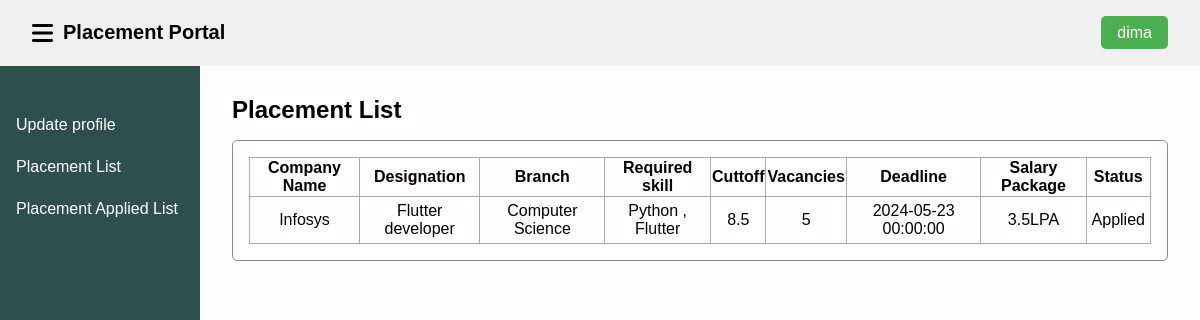
/applied_placements (signed in), run on the app's committed database.
### app.py (models this page shows)
class ApplyPlacement(db.Model):
    id = db.Column(db.Integer, primary_key=True)
    student_name = db.Column(db.String(100), nullable=False)
    company_name = db.Column(db.String(100), nullable=False)
    designation = db.Column(db.String(100), nullable=False)
    branch = db.Column(db.String(15), nullable=False)
    rskill = db.Column(db.String(100), nullable=False)
    cutoff = db.Column(db.String(200), nullable=False)
    vacancies = db.Column(db.String(200), nullable=False)
    date_of_drive = db.Column(db.DateTime, nullable=False, default=datetime.utcnow)
    salary_package = db.Column(db.String(20), nullable=False)
    eligibility=db.Column(db.String(20), nullable=False)
    status = db.Column(db.String(50), nullable=True)  # Nullable string column for status

### app.py (the view)
@app.route('/applied_placements')
def applied_placements():
    username = session.get('username')
    if username:
        user = User.query.filter_by(username=username).first()
        if user:
            student_name = user.student_name
            applied_placements = ApplyPlacement.query.filter_by(student_name=student_name).all()
            return render_template('apply_plac.html', username=username, applied_placements=applied_placements)
        else:
            flash("User not found!")
            return redirect('/student-login')
    else:
        flash("Please login first!")
        return redirect('/student-login')

### templates/apply_plac.html (shortened to what this page needs)
{% extends 'base_stu.html' %}
{% block head %}
<link rel="stylesheet" href="{{ url_for( 'static' , filename = 'css/style_student.css' ) }}">
{% endblock %}
{% block body %}
<main>
    <h2>Placement List</h2>
    <section id="placement-details">
        {% if applied_placements %}
        <table id="placement-table">
            <thead>
                <tr>
                    <th>Company Name</th>
                    <th>Designation</th>
                    <th>Branch</th>
                    <th>Required skill</th>
                    <th>Cuttoff</th>
                    <th>Vacancies</th>
                    <th>Deadline</th>
                    <th>Salary Package</th>
                    <th>Status</th>
                </tr>
            </thead>
            <tbody>
                {% for applied_placement in applied_placements %}
                <tr>
                    <td>{{ applied_placement.company_name }}</td>
                    <td>{{ applied_placement.designation }}</td>
                    <td>{{ applied_placement.branch }}</td>
                    <td>{{ applied_placement.rskill }}</td>
                    <td>{{ applied_placement.cutoff }}</td>
                    <td>{{ applied_placement.vacancies }}</td>
                    <td>{{ applied_placement.date_of_drive }}</td>
                    <td>{{ applied_placement.salary_package }}</td>
                    <td>{{ applied_placement.status }}</td>
                </tr>
                {% endfor %}
            </tbody>
        </table>
        {% else %}
        <p>No placements applied.</p>
        {% endif %}
    </section>
</main>
{% endblock %}

### static/css/style_student.css (style rules this page uses)
body { font-family: sans-serif; margin: 0; padding: 0; background-color: #fffdfdfa; }
main { margin-left: 200px; padding: 1rem 2rem; margin-top: 60px; }
section { margin-bottom: 1rem; padding: 1rem; border: 1px solid #8b8989; border-radius: 5px; }
h2 { margin-bottom: 1rem; }
table, td, th { border: 1px solid #aaa; }
table { border-collapse: collapse; width: 100%; }
th { height: 30px; }
td { text-align: center; padding: 5px; }

### data on the page
ApplyPlacement: company_name "Infosys", designation "Flutter developer", branch "Computer Science", rskill "Python , Flutter", cutoff "8.5", vacancies "5", date_of_drive "2024-05-23 00:00:00", salary_package "3.5LPA", status "Applied"

### other printed values
{{ username }} "dima"
